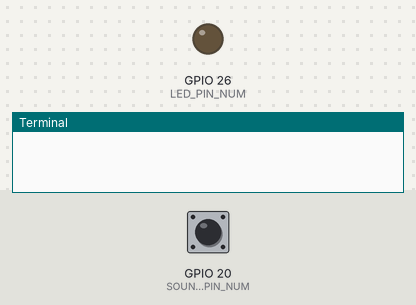
A program run on a simulated Raspberry Pi (BCM pin numbers). On the bench: output pins drawn as LEDs (lit = HIGH), the last lines printed to the terminal. Dashed ring = blinking. The test bench sets the inputs (shaded band); at power-on: GPIO 20 (SOUND_PIN_NUM) LOW. The clock reads 2024-03-15 10:24:30 at power-on unless the program sets it.

Above: at 1.2 s.
1.3 s: GPIO 20 (SOUND_PIN_NUM) driven HIGH
At 2.0 s:
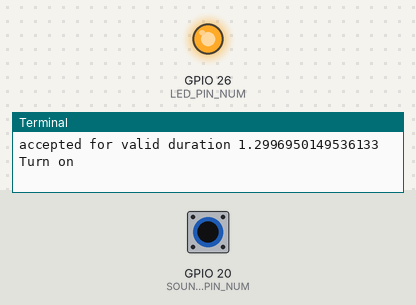
2.8 s: GPIO 20 (SOUND_PIN_NUM) pulsed LOW 5 times (0.12 s each, 0.3 s apart)
At 3.37 s:
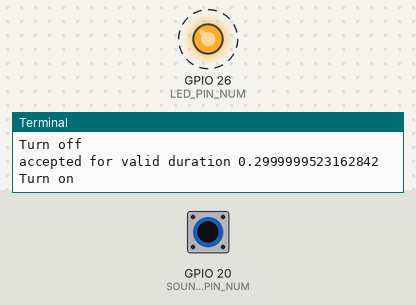
Timing chart, 0 to 5.8 s (numbered marks = the images above; inputs shaded):
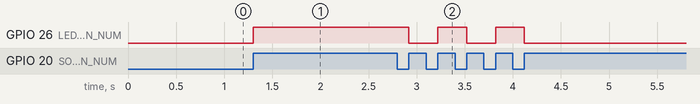

The program:

soundLedController.py
```python
import RPi.GPIO as GPIO
import time
from time import sleep


SOUND_PIN_NUM = 20 #Sound module's OUT pin's GPIO num
LED_PIN_NUM = 26   # Led's long pin's GPIO num

state = 0 # led state
timeLast = time.time() #the last invoking time of the callback function
# in one sounding, the callback function will be invoked for a few times, so need wait for some time to
validDuration = 0.1

GPIO.setmode(GPIO.BCM)
GPIO.setup(SOUND_PIN_NUM, GPIO.IN)
GPIO.setup(LED_PIN_NUM, GPIO.OUT)

def callback_fun_soundOccurred(input_pint):
    global timeLast
    timeNow = time.time()
    duration = timeNow - timeLast
    if (duration < validDuration):
        print("ignored because duration " + str(duration) + " is too short")
        timeLast = timeNow
        return
    print("accepted for valid duration " + str(duration))
    timeLast = timeNow
    switchLed()

def switchLed():
    global state
    if (state):
      turnOffLed()
      state = 0
    else:
      turnOnLed()
      state = 1

def turnOnLed():
    print("Turn on")
    GPIO.output(LED_PIN_NUM,GPIO.HIGH)

def turnOffLed():
    print("Turn off")
    GPIO.output(LED_PIN_NUM, GPIO.LOW)

GPIO.add_event_detect(SOUND_PIN_NUM, GPIO.RISING, callback=callback_fun_soundOccurred)

try:
    while True:
        sleep(0.1)
except KeyboardInterrupt:
    GPIO.remove_event_detect(SOUND_PIN_NUM)
    GPIO.cleanup()
```

Measured:
- after the input at 1.3 s, GPIO 26 (LED_PIN_NUM): LOW → HIGH at once
- after the input at 2.8 s, GPIO 26 (LED_PIN_NUM): alternates HIGH for 0.30 s and LOW for 0.30 s, 5 changes in all, then stays LOW, starting after 0.12 s
